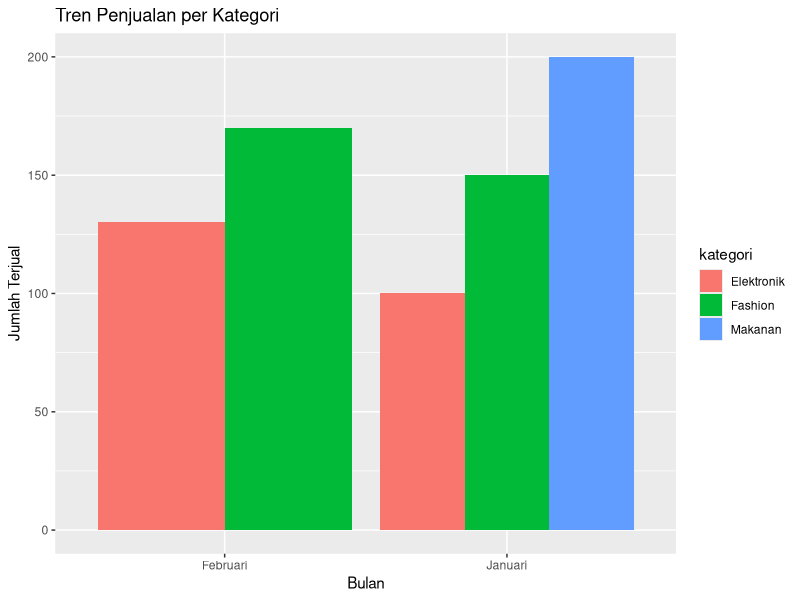

R code for this plot:

# Analisis Penjualan Retail Sederhana

library(dplyr)
library(ggplot2)

# Contoh data penjualan
data_penjualan <- data.frame(
  kategori = c("Elektronik", "Fashion", "Makanan", "Elektronik", "Fashion"),
  jumlah = c(100, 150, 200, 130, 170),
  bulan = c("Januari", "Januari", "Januari", "Februari", "Februari")
)

# Visualisasi tren penjualan
ggplot(data_penjualan, aes(x = bulan, y = jumlah, fill = kategori)) +
  geom_bar(stat = "identity", position = "dodge") +
  labs(title = "Tren Penjualan per Kategori", x = "Bulan", y = "Jumlah Terjual")
